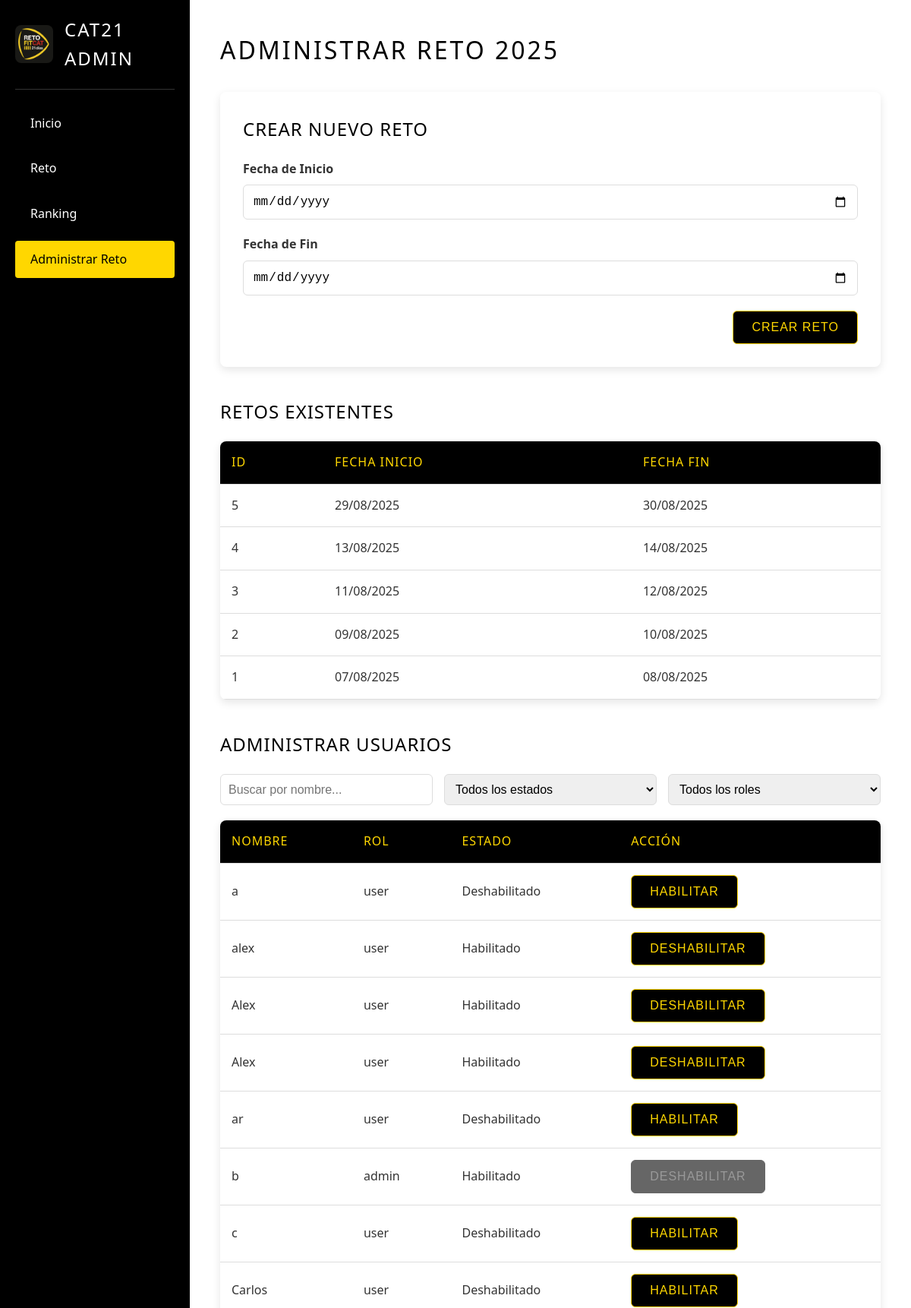
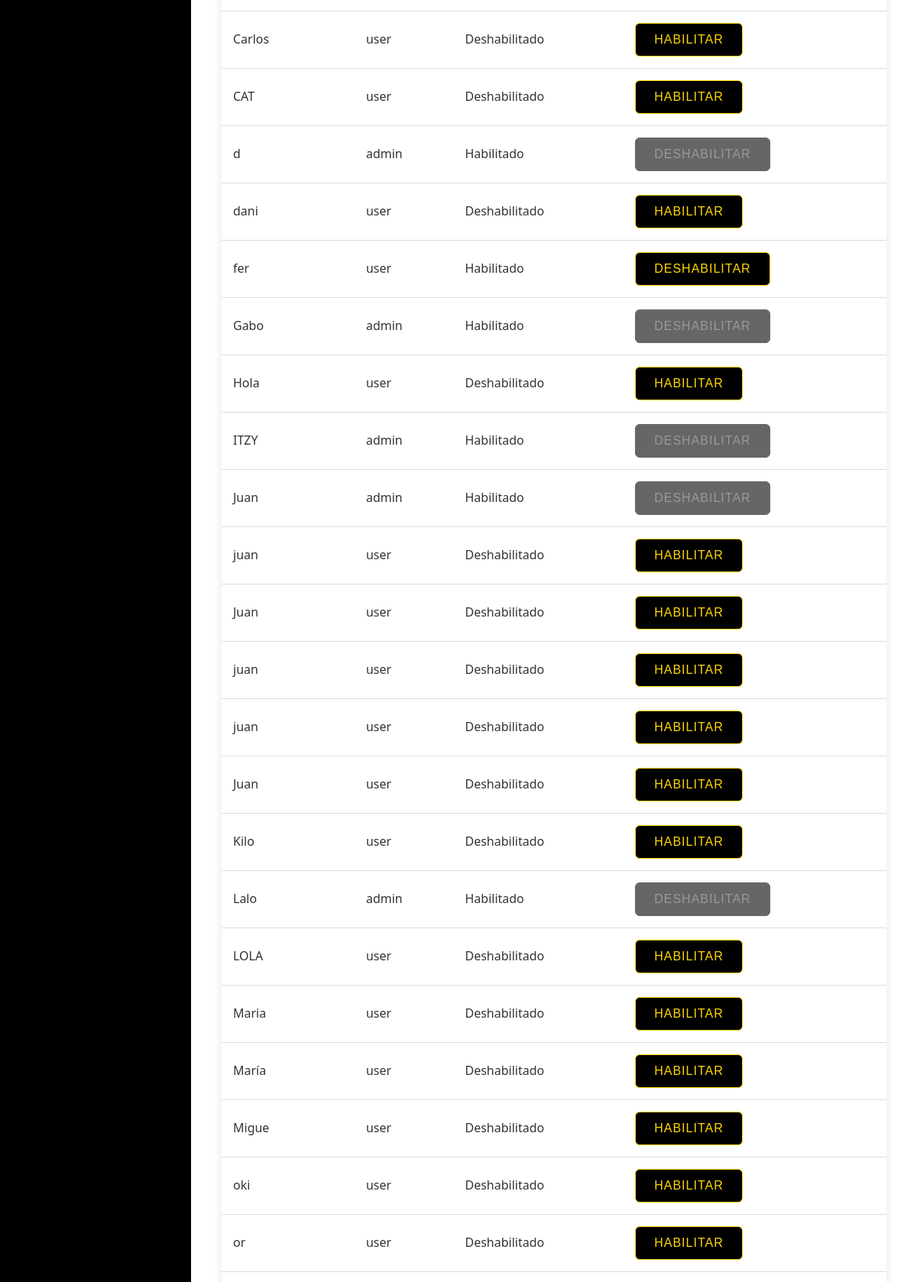
Screenshot of /admin_reto.php (signed in, upper part) with the database file from the repository (2 pictures, top to bottom).
### tables this page shows
CREATE TABLE `retos` (
  `id` int(11) NOT NULL,
  `start_date` date NOT NULL,
  `end_date` date NOT NULL,
  `created_at` timestamp NOT NULL DEFAULT current_timestamp()
);

CREATE TABLE `usuarios` (
  `id` int(11) NOT NULL,
  `email` varchar(255) NOT NULL,
  `contrasena` varchar(255) NOT NULL,
  `nombre` varchar(100) NOT NULL,
  `apellido_paterno` varchar(100) NOT NULL,
  `apellido_materno` varchar(100) NOT NULL,
  `fecha_nacimiento` date NOT NULL,
  `genero` varchar(20) NOT NULL,
  `pais` varchar(50) NOT NULL,
  `telefono` varchar(20) NOT NULL,
  `id_herbalife` varchar(100) NOT NULL,
  `seleccion_couch` varchar(100) NOT NULL,
  `fecha_registro` timestamp NOT NULL DEFAULT current_timestamp(),
  `rol` enum('admin','user') DEFAULT 'user',
  `foto_perfil` varchar(255) DEFAULT NULL,
  `habilitado` tinyint(1) NOT NULL DEFAULT 0,
  `facilitador` varchar(100) DEFAULT NULL,
  `presidente` varchar(100) DEFAULT NULL,
  `has_spun` tinyint(1) DEFAULT 0,
  `redemption_code` varchar(8) DEFAULT NULL,
  `prize` varchar(255) DEFAULT NULL
);

### admin_reto.php (the view, shortened to what this page needs)
<?php
require_once 'config.php';
$pdo->exec("SET time_zone = '-06:00'");
try {
    $pdo->beginTransaction();
    $pdo->commit();
    $stmt = $pdo->query("SELECT id, start_date, end_date FROM retos ORDER BY start_date DESC");
    $retos = $stmt->fetchAll(PDO::FETCH_ASSOC);
    $stmt = $pdo->prepare("SELECT id, nombre, rol, habilitado FROM usuarios ORDER BY nombre");
    $stmt->execute();
    $usuarios = $stmt->fetchAll(PDO::FETCH_ASSOC);
} catch (Exception $e) {
    if ($pdo->inTransaction()) {
        $pdo->rollBack();
    }
    $_SESSION['error'] = "Error: " . $e->getMessage();
    error_log("admin_reto.php: Error: " . $e->getMessage());
    if ($_SERVER['REQUEST_METHOD'] === 'POST') {
        ob_clean();
        header('Content-Type: application/json');
        echo json_encode(['error' => true, 'message' => 'Error: ' . $e->getMessage()]);
        exit;
    }
}
?>
<!DOCTYPE html>
<html lang="es">
<head>
</head>
<body>
    <div class="layout">
        <aside class="sidebar">
            <div class="sidebar-header">
                <img src="assets/img/1-4.png" alt="CAT21 Logo" class="logo">
                <h2>CAT21 Admin</h2>
            </div>
            <nav class="sidebar-nav">
                <a href="inicio.php" class="nav-item">Inicio</a>
                <a href="reto.php" class="nav-item">Reto</a>
                <a href="ranking.php" class="nav-item">Ranking</a>
                <a href="admin_reto.php" class="nav-item active">Administrar Reto</a>
            </nav>
        </aside>
        <main class="main-content">
            <header class="main-header">
                <h1>Administrar Reto 2025</h1>
            </header>
            <div class="content">
                <div class="form-card retos-section">
                    <h2>Crear Nuevo Reto</h2>
                    <form id="create-reto-form" method="POST">
                        <div class="form-group">
                            <label for="start_date">Fecha de Inicio</label>
                            <input type="date" id="start_date" name="start_date" required>
                        </div>
                        <div class="form-group">
                            <label for="end_date">Fecha de Fin</label>
                            <input type="date" id="end_date" name="end_date" required>
                        </div>
                        <div class="form-actions">
                            <button type="submit" class="btn btn-submit">Crear Reto</button>
                        </div>
                    </form>
                </div>
                <div class="retos-section">
                    <h2>Retos Existentes</h2>
                    <table class="data-table">
                        <thead>
                            <tr>
                                <th>ID</th>
                                <th>Fecha Inicio</th>
                                <th>Fecha Fin</th>
                            </tr>
                        </thead>
                        <tbody>
                            <?php foreach ($retos as $reto): ?>
                                <tr>
                                    <td><?php echo htmlspecialchars($reto['id']); ?></td>
                                    <td><?php echo date('d/m/Y', strtotime($reto['start_date'])); ?></td>
                                    <td><?php echo date('d/m/Y', strtotime($reto['end_date'])); ?></td>
                                </tr>
                            <?php endforeach; ?>
                        </tbody>
                    </table>
                </div>
                <div class="users-section">
                    <h2>Administrar Usuarios</h2>
                    <div class="search-filter">
                        <input type="text" id="search-users" placeholder="Buscar por nombre...">
                        <select id="filter-habilitado">
                            <option value="all">Todos los estados</option>
                        </select>
                        <select id="filter-rol">
                            <option value="all">Todos los roles</option>
                        </select>
                    </div>
                    <table class="data-table">
                        <thead>
                            <tr>
                                <th>Nombre</th>
                                <th>Rol</th>
                                <th>Estado</th>
                                <th>Acción</th>
                            </tr>
                        </thead>
                        <tbody id="users-table">
                            <?php foreach ($usuarios as $usuario): ?>
                                <tr>
                                    <td><?php echo htmlspecialchars($usuario['nombre']); ?></td>
                                    <td><?php echo htmlspecialchars($usuario['rol']); ?></td>
                                    <td><?php echo $usuario['habilitado'] ? 'Habilitado' : 'Deshabilitado'; ?></td>
                                    <td>
                                        <button class="btn btn-toggle toggle-habilitado" data-user-id="<?php echo $usuario['id']; ?>" <?php echo $usuario['id'] === $_SESSION['user_id'] || $usuario['rol'] === 'admin' ? 'disabled' : ''; ?>>
                                            <?php echo $usuario['habilitado'] ? 'Deshabilitar' : 'Habilitar'; ?>
                                        </button>
                                    </td>
                                </tr>
                            <?php endforeach; ?>
                        </tbody>
                    </table>
                </div>
            </div>
        </main>
    </div>
</body>
</html>

### admin_reto.php (style rules this page uses)
* { margin: 0; padding: 0; box-sizing: border-box; }
body { font-family: 'Segoe UI', Tahoma, Geneva, Verdana, sans-serif; background: #f5f5f5; color: #333; min-height: 100vh; line-height: 1.6; }
.layout { display: flex; min-height: 100vh; }
.sidebar { width: 250px; background: #000000; color: #ffffff; padding: 20px; display: flex; flex-direction: column; gap: 20px; }
.sidebar-header { display: flex; align-items: center; gap: 15px; padding-bottom: 20px; border-bottom: 1px solid #333; }
.logo { width: 50px; height: 50px; border-radius: 8px; object-fit: cover; transition: transform 0.3s ease; }
.sidebar h2 { font-size: 1.5rem; font-weight: 300; letter-spacing: 2px; text-transform: uppercase; }
.sidebar-nav { display: flex; flex-direction: column; gap: 10px; }
.nav-item { display: block; padding: 12px 20px; color: #ffffff; text-decoration: none; font-size: 1rem; font-weight: 400; border-radius: 4px; transition: all 0.3s ease; }
.nav-item.active { background: #FFD700; color: #000000; }
.main-content { flex: 1; padding: 40px; background: #ffffff; }
.main-header h1 { font-size: 2rem; font-weight: 300; text-transform: uppercase; letter-spacing: 3px; color: #000000; margin-bottom: 30px; }
.form-card { background: #ffffff; border-radius: 8px; padding: 30px; margin-bottom: 40px; box-shadow: 0 4px 12px rgba(0,0,0,0.1); transition: box-shadow 0.3s ease; }
.form-card h2 { font-size: 1.5rem; font-weight: 400; margin-bottom: 20px; color: #000000; text-transform: uppercase; letter-spacing: 1px; }
.form-group { margin-bottom: 20px; }
.form-group label { display: block; font-weight: 600; margin-bottom: 8px; color: #333; }
.form-group input, .form-group select { width: 100%; padding: 12px; font-size: 1rem; border: 1px solid #ddd; border-radius: 6px; transition: border-color 0.3s ease, box-shadow 0.3s ease; }
.form-actions { display: flex; gap: 10px; justify-content: flex-end; }
.btn { position: relative; overflow: hidden; padding: 12px 24px; border-radius: 6px; font-size: 1rem; font-weight: 500; text-transform: uppercase; letter-spacing: 1px; cursor: pointer; transition: all 0.3s ease; border: none; }
.btn-submit { background: #000000; color: #FFD700; border: 1px solid #FFD700; }
.btn-submit::before { content: ""; position: absolute; top: 0; left: 0; width: 0%; height: 100%; background: #FFD700; z-index: -1; transition: width 0.3s ease; }
.btn-toggle { background: #000000; color: #FFD700; border: 1px solid #FFD700; }
.btn-toggle::before { content: ""; position: absolute; top: 0; left: 0; width: 0%; height: 100%; background: #FFD700; z-index: -1; transition: width 0.3s ease; }
.btn-toggle:disabled { background: #666; color: #999; border: 1px solid #666; cursor: not-allowed; }
.retos-section, .users-section, .rankings-section { margin-bottom: 40px; }
.retos-section h2, .users-section h2, .rankings-section h2 { font-size: 1.5rem; font-weight: 400; margin-bottom: 20px; text-transform: uppercase; letter-spacing: 1px; color: #000000; }
.data-table { width: 100%; border-collapse: collapse; background: #ffffff; border-radius: 8px; overflow: hidden; box-shadow: 0 4px 12px rgba(0,0,0,0.1); }
.data-table th, .data-table td { padding: 15px; text-align: left; border-bottom: 1px solid #ddd; }
.data-table th { background: #000000; color: #FFD700; font-weight: 500; text-transform: uppercase; letter-spacing: 1px; }
.search-filter { display: flex; gap: 15px; margin-bottom: 20px; flex-wrap: wrap; }
.search-filter input, .search-filter select { padding: 10px; font-size: 1rem; border: 1px solid #ddd; border-radius: 6px; transition: border-color 0.3s ease; flex: 1; min-width: 150px; }

### rows the page displays
retos: id "5", start_date "29/08/2025", end_date "30/08/2025"
retos: id "4", start_date "13/08/2025", end_date "14/08/2025"
retos: id "3", start_date "11/08/2025", end_date "12/08/2025"
retos: id "2", start_date "09/08/2025", end_date "10/08/2025"
retos: id "1", start_date "07/08/2025", end_date "08/08/2025"
usuarios: nombre "a", rol "user", habilitado "Deshabilitado"
usuarios: nombre "alex", rol "user", habilitado "Habilitado"
usuarios: nombre "Alex", rol "user", habilitado "Habilitado"
usuarios: nombre "Alex", rol "user", habilitado "Habilitado"
usuarios: nombre "ar", rol "user", habilitado "Deshabilitado"
usuarios: nombre "b", rol "admin", habilitado "Habilitado"
usuarios: nombre "c", rol "user", habilitado "Deshabilitado"
usuarios: nombre "Carlos", rol "user", habilitado "Deshabilitado"
usuarios: nombre "Carlos", rol "user", habilitado "Deshabilitado"
usuarios: nombre "CAT", rol "user", habilitado "Deshabilitado"
usuarios: nombre "d", rol "admin", habilitado "Habilitado"
usuarios: nombre "dani", rol "user", habilitado "Deshabilitado"
usuarios: nombre "fer", rol "user", habilitado "Habilitado"
usuarios: nombre "Gabo", rol "admin", habilitado "Habilitado"
usuarios: nombre "Hola", rol "user", habilitado "Deshabilitado"
usuarios: nombre "ITZY", rol "admin", habilitado "Habilitado"
usuarios: nombre "Juan", rol "admin", habilitado "Habilitado"
usuarios: nombre "juan", rol "user", habilitado "Deshabilitado"
usuarios: nombre "Juan", rol "user", habilitado "Deshabilitado"
usuarios: nombre "juan", rol "user", habilitado "Deshabilitado"
usuarios: nombre "juan", rol "user", habilitado "Deshabilitado"
usuarios: nombre "Juan", rol "user", habilitado "Deshabilitado"
usuarios: nombre "Kilo", rol "user", habilitado "Deshabilitado"
usuarios: nombre "Lalo", rol "admin", habilitado "Habilitado"
usuarios: nombre "LOLA", rol "user", habilitado "Deshabilitado"
usuarios: nombre "Maria", rol "user", habilitado "Deshabilitado"
usuarios: nombre "María", rol "user", habilitado "Deshabilitado"
usuarios: nombre "Migue", rol "user", habilitado "Deshabilitado"
usuarios: nombre "oki", rol "user", habilitado "Deshabilitado"
usuarios: nombre "or", rol "user", habilitado "Deshabilitado"
